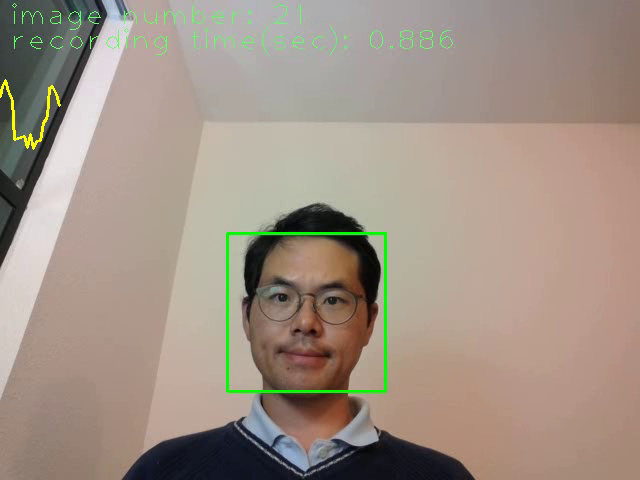
#> input picture frame 20 of outpy2018_04_18_22_49_05.mp4, 640 x 480 px, given in place of the camera
$ jupyter execute --allow-errors FD_HD_part_6_measuring2.ipynb   (shell and % lines are left out)
#> lines starting #> are read from the running program, lines starting #| are printed output that depends on the picture; after the words box and inside, x2 and y2 are one past the last pixel; in counts of white or black regions, pixels touching at a corner belong together
[cell 1]
# 측정하는 cell
%cd C:\Users\ChungkiLee\Documents\GitHub\webcam

import cv2
import numpy as np
import datetime
import sys
import time
import pylab
import os
from matplotlib import pyplot as plt
import shelve
# from imutils import face_utils
# import imutils
# import dlib

def convertToRGB(img):
    return cv2.cvtColor(img, cv2.COLOR_BGR2RGB)

def valueToExtract(img):

    b, g, r = cv2.split(img)
    tmp2 = np.mean(r)
    tmp3 = np.mean(g)
    tmp4 = np.mean(b)
    return tmp2, tmp3, tmp4

def column(matrix, i):
    return [row[i] for row in matrix]

def resource_path(relative_path):
    """ Get absolute path to resource, works for dev and for PyInstaller """
    try:
        # PyInstaller creates a temp folder and stores path in _MEIPASS
        base_path = sys._MEIPASS
    except Exception:
        base_path = os.path.abspath(".")

    return os.path.join(base_path, relative_path)

def get_subface_coord(face_rect, fh_x, fh_y, fh_w, fh_h):
    x, y, w, h = face_rect
    return [int(x + w * fh_x - (w * fh_w / 2.0)),
            int(y + h * fh_y - (h * fh_h / 2.0)),
            int(w * fh_w),
            int(h * fh_h)]

def preset_img_size(face_rect, wn):
    x, y, w, h = face_rect[0]
    w = wn

    h = int(w*1.1);
    faces_tmp = [[x, y, w, h]]
    return faces_tmp


# Create a VideoCapture object
cap = cv2.VideoCapture(0)
frameRate = 30.0
cap.set(cv2.CAP_PROP_FPS, frameRate)
cap.set(cv2.CAP_PROP_FRAME_HEIGHT, 720) # 720, 1080
cap.set(cv2.CAP_PROP_FRAME_WIDTH, 1280) # 1280, 1980
fps = int(cap.get(cv2.CAP_PROP_FPS))
print("The frame rate is: " + str(fps))

dpath = resource_path('haarcascade_frontalface_alt.xml') #'haarcascade_frontalface_default.xml', 'haarcascade_frontalface_alt.xml'
face_cascade = cv2.CascadeClassifier(dpath)

# Check if camera opened successfully
if (cap.isOpened() == False):
    print("Unable to read camera feed")

# Default resolutions of the frame are obtained.The default resolutions are system dependent.
# We convert the resolutions from float to integer.
frame_width  = int(cap.get(3))
frame_height = int(cap.get(4))

# Define the codec and create VideoWriter object.The output is stored in 'outpy.avi' file.
fourcc = cv2.VideoWriter_fourcc(*'XVID') # XVID
tmp1 = str(datetime.datetime.now())
tmp1 = tmp1.replace(":", "_").replace(".", "_").replace(" ", "_").replace("-", "_")
tmp2 = 'C:/Users/ChungkiLee/Documents/GitHub/webcam/previewimgs/outpy'
tmp3 = tmp2 + tmp1[:19] +'.mp4'
tmp4 = tmp2 + tmp1[:19] +'.out'
out = cv2.VideoWriter(tmp3, fourcc, frameRate, (frame_width,frame_height))
filename = tmp4
del(tmp1, tmp2, tmp3, tmp4)

imageEndingSeconds = 10;
mg = 10; sig_y = []; sig_x =[];
shooting = 'N'
cnt = 0
a= 0.0; b=0.0; c= 0.0;
sig_x = [] ; sig_y = [];
faces = [];
faces_tmp = [[0, 0, 0, 0]];
imgs = [];
a = datetime.datetime.now()

while(True):
    ret, frame = cap.read()
#> frame is the input picture: shape (480, 640, 3); mean B, G, R 133.7, 146.4, 160.2
    frame = cv2.flip(frame, 1)
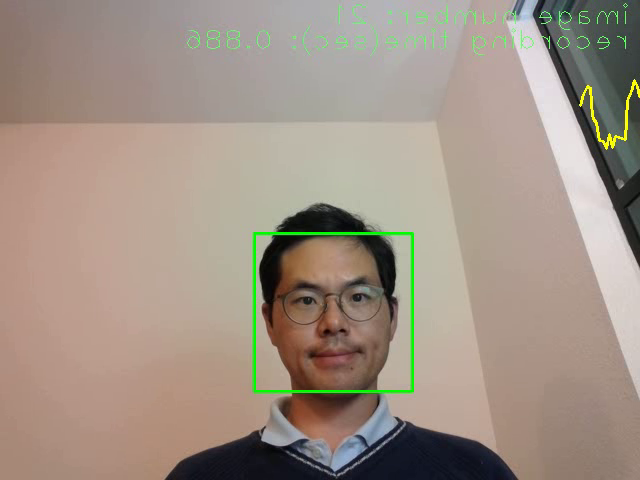
#> frame: shape (480, 640, 3); mean B, G, R 133.7, 146.4, 160.2
    if ret == True:
        b = datetime.datetime.now()
        c = b - a
        if cnt > 90:

            # 얼굴영역 처리하는 곳
            for (x,y,w,h) in faces:
                cv2.rectangle(frame,(x-mg-2,y-mg-2),(x+w+mg+1,y+h+mg+1),(0,255,0),2)
                roi_gray = gray[y:y+h, x:x+w]
                roi_color = frame[y-mg:y+h+mg, x-mg:x+w+mg]
                common_color = frame
                red,green,blue = valueToExtract(roi_color)
                redC,greenC,blueC = valueToExtract(common_color)
                imgs.append(roi_color)
                sig_y.append([red,green,blue,redC,greenC,blueC])
                sig_x.append((c.seconds-imagePreparSeconds) + c.microseconds/1000000)

            # 신호처리하는 곳
            if len(sig_x) > 3:
                x = np.array(sig_x)
                y = -(np.array(sig_y)[:, 1])
#                 y = -(np.array(sig_y)[:, 1]/(np.array(sig_y)[:, 4] - np.array(sig_y)[:, 1]))
                xx = (frame_width)*(x - x.min()) / (imageEndingSeconds - x.min())
                yy = (frame_height/7)*(y - y.min()) / (y.max() - y.min())+frame_height*1/6
                pts = np.array([[x_, y_] for x_, y_ in zip(xx,yy)], np.int32)
                frame = cv2.polylines(frame,[pts[:cnt-90]],False,(0,255,255), 2)

            cv2.putText(frame, "image number: %s" % str(cnt-90), (10, 25), cv2.FONT_HERSHEY_PLAIN, 2, (100, 255, 100))
            cv2.putText(frame, "recording time(sec): %s" % str(int(c.seconds-imagePreparSeconds)), (10, 50), cv2.FONT_HERSHEY_PLAIN, 2, (100, 255, 100))

            # Write the frame into the file 'output.avi'
            out.write(frame)

            if ((c.seconds-imagePreparSeconds) + c.microseconds/1000000) > imageEndingSeconds:
                break
        else:
            # 얼굴 인식 하는곳
            gray = cv2.cvtColor(frame, cv2.COLOR_BGR2GRAY)
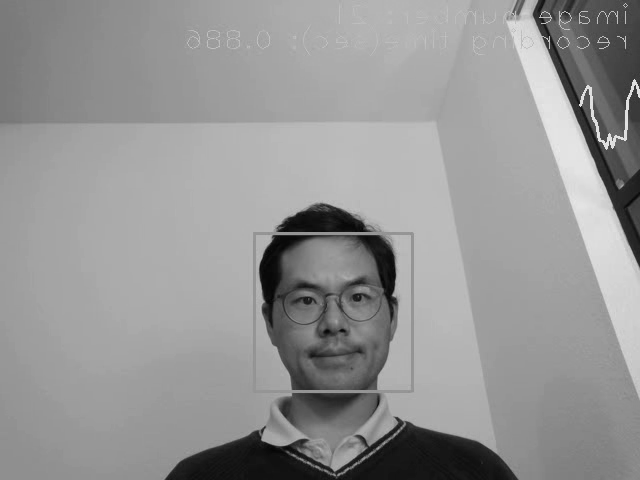
#> gray: shape (480, 640); min 2, max 235, mean 149
            k = 31
            gray = cv2.GaussianBlur(gray, (k, k), 0)
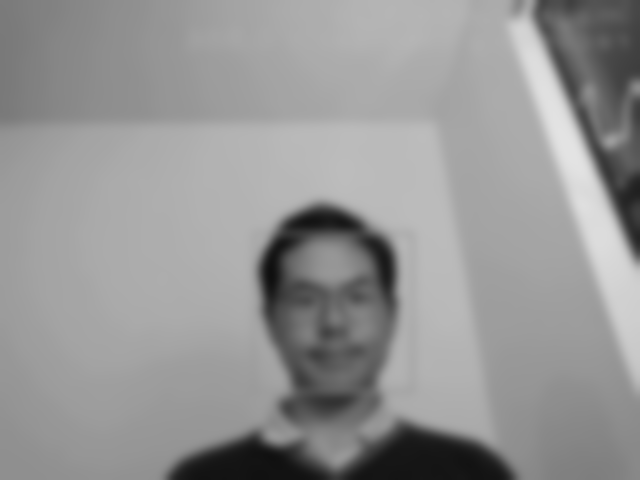
#> gray: shape (480, 640); min 15, max 227, mean 149
#             gray = cv2.equalizeHist(gray)
            gray = cv2.pyrDown( gray )
#> gray: shape (240, 320)
            gray = cv2.pyrDown( gray )
#> gray: shape (120, 160)
            faces = face_cascade.detectMultiScale(gray, 1.3, 3, flags = cv2.CASCADE_SCALE_IMAGE)
#> faces = [[64, 59, 41, 41]]
            faces = faces * 4
#> faces = [[256, 236, 164, 164]]
            if len(faces) == 1:
                faces_tmp = (faces_tmp + faces)//2
#> faces_tmp = [[128, 118, 82, 82]]
#                 print(faces_tmp[0][2])
                faces2 = preset_img_size(faces_tmp, int(faces_tmp[0][2]*1.1))
#> in preset_img_size, `x, y, w, h = face_rect[0]`: x = 128; y = 118; w = 82
#> in preset_img_size, `faces_tmp = [[x, y, w, h]]`: faces_tmp = [[128, 118, 90, 99]]
#> faces2 = [[128, 118, 90, 99]]
                faces = np.array(faces2)
#> faces = [[128, 118, 90, 99]]

            for (x,y,w,h) in faces:
                cv2.rectangle(frame,(x-mg-2,y-mg-2),(x+w+mg+1,y+h+mg+1),(0,255,0),2)
#> this loop made 1 pass
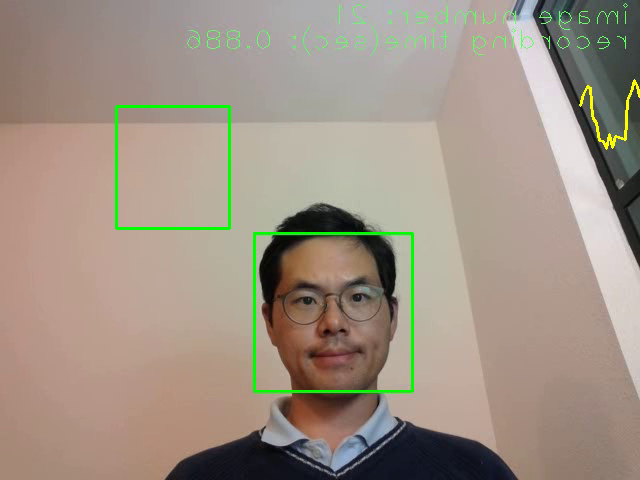
#> frame: shape (480, 640, 3); 0.46% of pixels changed, all inside (x1, y1, x2, y2) = (115, 105, 231, 230)

            cv2.putText(frame, "Ready to the 90th frame: %s" % str(cnt), (10, 25), cv2.FONT_HERSHEY_PLAIN, 2, (100, 255, 100))
            cv2.putText(frame, "recording time(sec): %s" % str(c.seconds), (10, 50), cv2.FONT_HERSHEY_PLAIN, 2, (100, 255, 100))
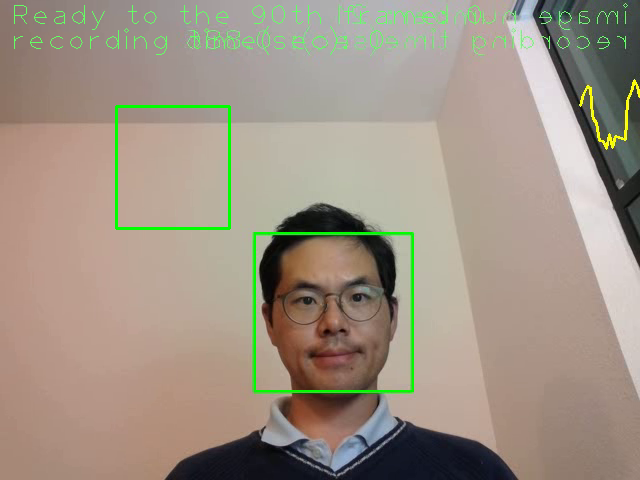
#> frame: shape (480, 640, 3); mean B, G, R 132.8, 147.3, 159.1
            imagePreparSeconds = ((c.seconds) + c.microseconds/1000000)

        cnt += 1

        # Display the resulting frame
        cv2.imshow('frame',frame)

        # Press Q on keyboard to stop recording
        if cv2.waitKey(1) & 0xFF == ord('q'):
#> (key q is pressed here)
            break
    # Break the loop
    else:
        break

# When everything done, release the video capture and video write objects
cap.release()
out.release()

# Closes all the frames
cv2.destroyAllWindows()

#> (the rest of this cell did not finish here and is left out)

$ run again, starting later in the video
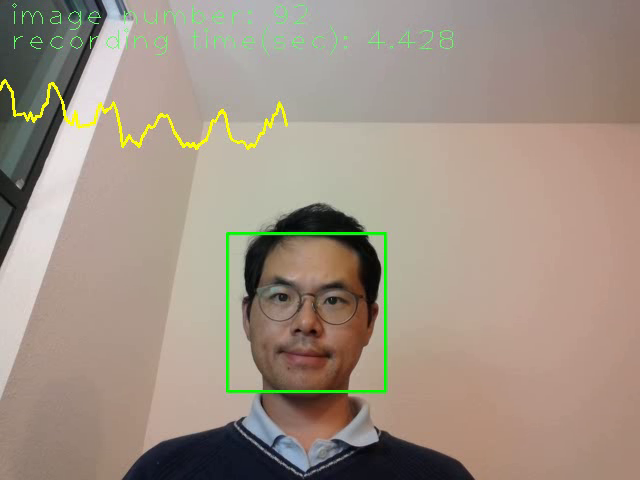
#> input picture frame 91 of outpy2018_04_18_22_49_05.mp4, 640 x 480 px, given in place of the camera
#> frame is the input picture: shape (480, 640, 3); mean B, G, R 132.8, 146.6, 160.4
#> `gray = cv2.GaussianBlur(gray, (k, k), 0)`:
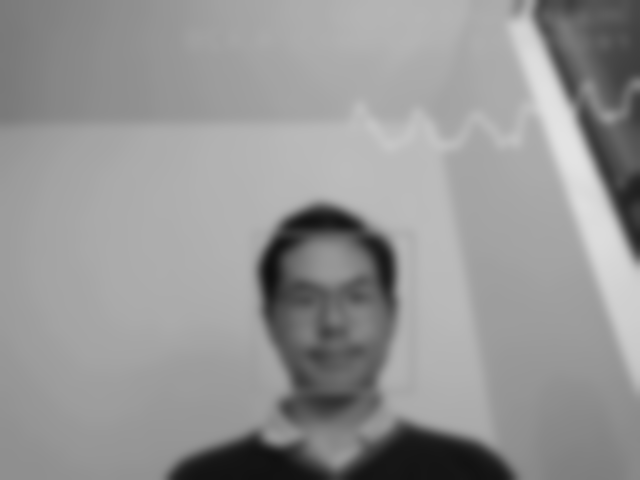
#> gray: shape (480, 640); min 14, max 227, mean 149.1
#> `faces = face_cascade.detectMultiScale(gray, 1.3, 3, flags = cv2.CASCAD..`: faces = [[64, 59, 40, 40]]
#> `faces = faces * 4`: faces = [[256, 236, 160, 160]]
#> `faces_tmp = (faces_tmp + faces)//2`: faces_tmp = [[128, 118, 80, 80]]
#> in preset_img_size, `x, y, w, h = face_rect[0]`: x = 128; y = 118; w = 80
#> in preset_img_size, `faces_tmp = [[x, y, w, h]]`: faces_tmp = [[128, 118, 88, 96]]
#> the loop `for (x,y,w,h) in faces:` made 1 pass
#> `cv2.putText(frame, "recording time(sec): %s" % str(c.seconds), (10, 50..`:
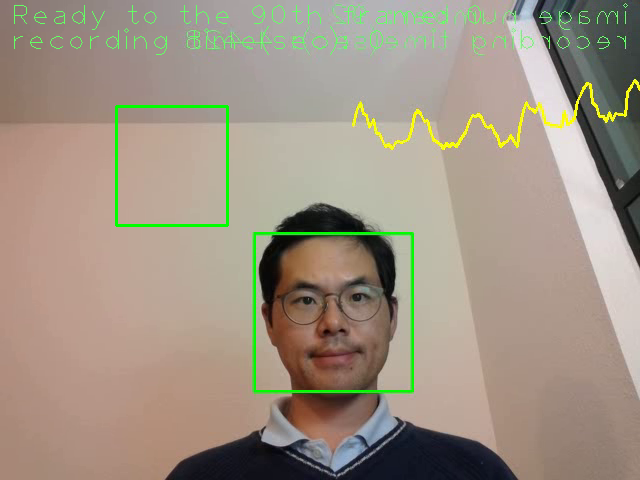
#> frame: shape (480, 640, 3); mean B, G, R 131.9, 147.5, 159.3

$ run again, starting later in the video
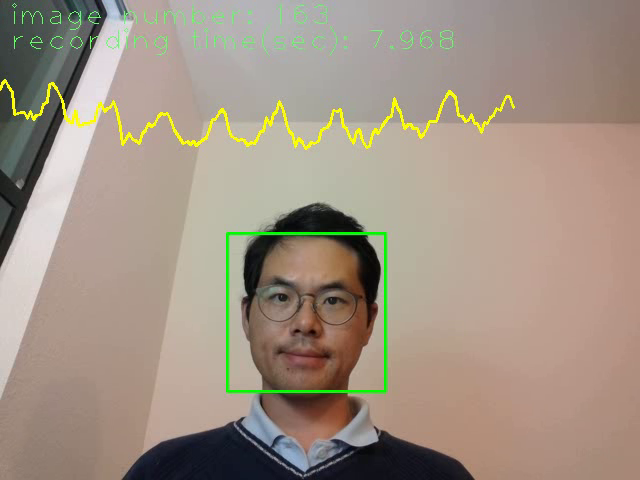
#> input picture frame 162 of outpy2018_04_18_22_49_05.mp4, 640 x 480 px, given in place of the camera
#> frame is the input picture: shape (480, 640, 3); mean B, G, R 132.4, 147.1, 160.9
#> `gray = cv2.GaussianBlur(gray, (k, k), 0)`:
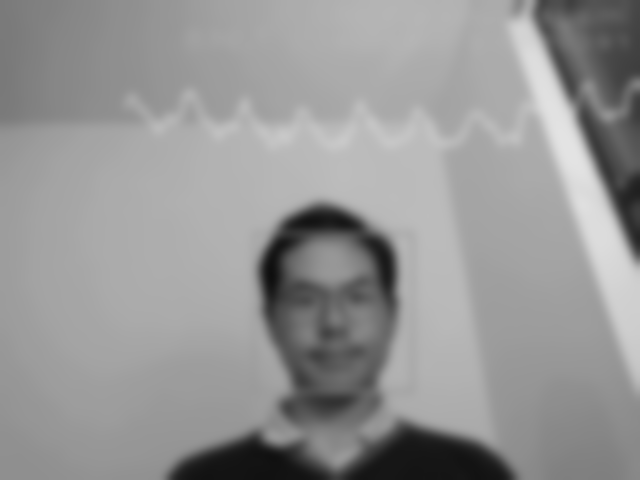
#> gray: shape (480, 640); min 14, max 227, mean 149.5
#> `faces = face_cascade.detectMultiScale(gray, 1.3, 3, flags = cv2.CASCAD..`: faces = [[64, 59, 41, 41]]
#> `faces = faces * 4`: faces = [[256, 236, 164, 164]]
#> `faces_tmp = (faces_tmp + faces)//2`: faces_tmp = [[128, 118, 82, 82]]
#> in preset_img_size, `x, y, w, h = face_rect[0]`: x = 128; y = 118; w = 82
#> in preset_img_size, `faces_tmp = [[x, y, w, h]]`: faces_tmp = [[128, 118, 90, 99]]
#> the loop `for (x,y,w,h) in faces:` made 1 pass
#> `cv2.putText(frame, "recording time(sec): %s" % str(c.seconds), (10, 50..`:
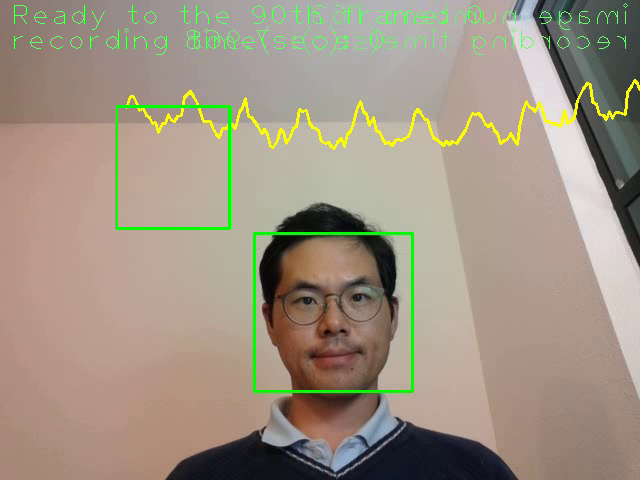
#> frame: shape (480, 640, 3); mean B, G, R 131.5, 148, 159.7
